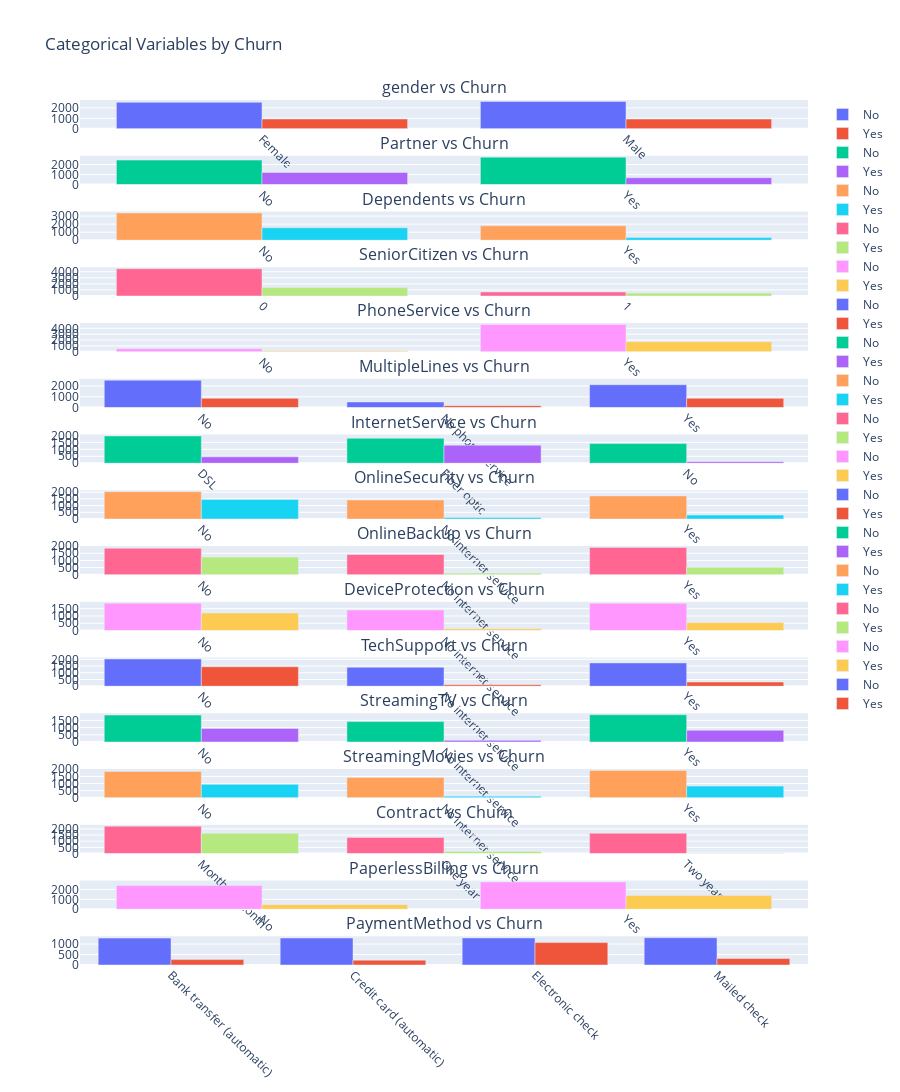

The notebook cell this image was saved under:
### Markdown cell above
Observations

- From the histogram, the churners (1869) were less as compared to the non-churners (5174). Also, there is class imbalance since the majority are the non-churners.

### Code cell
#distriution of categorical variables verses churn
categorical_cols = ['gender','Partner', 'Dependents','SeniorCitizen',
        'PhoneService', 'MultipleLines', 'InternetService',
       'OnlineSecurity', 'OnlineBackup', 'DeviceProtection', 'TechSupport',
       'StreamingTV', 'StreamingMovies', 'Contract', 'PaperlessBilling',
       'PaymentMethod']

target = 'Churn'

fig = make_subplots(rows = len(categorical_cols), cols=1, 
                    subplot_titles=[f"{c} vs {target}" for c in categorical_cols])

for i, col in enumerate(categorical_cols, start=1):
    counts = df.groupby([col, target]).size().unstack(fill_value=0)
    for churn_value in counts.columns:
        fig.add_trace(
            go.Bar(x=counts.index.astype(str), y=counts[churn_value], name=str(churn_value)),
                    row=i, col=1
        )

fig.update_layout(height=300*len(categorical_cols), barmode='group', title_text = 'Categorical Variables by Churn',showlegend=True)
fig.update_xaxes(tickangle=45)
fig.show()
fig.write_image("categorical_vs_churn.png", scale=2)
Image("categorical_vs_churn.png")

### Figure 1 — Plotly figure (JSON) as saved in the notebook; plotly's stock layout.template omitted (floating-point values rounded to 4 significant figures)
{"data": [{"name": "No", "type": "bar", "x": ["Female", "Male"], "xaxis": "x", "y": [2549, 2625], "yaxis": "y"}, {"name": "Yes", "type": "bar", "x": ["Female", "Male"], "xaxis": "x", "y": [939, 930], "yaxis": "y"}, {"name": "No", "type": "bar", "x": ["No", "Yes"], "xaxis": "x2", "y": [2441, 2733], "yaxis": "y2"}, {"name": "Yes", "type": "bar", "x": ["No", "Yes"], "xaxis": "x2", "y": [1200, 669], "yaxis": "y2"}, {"name": "No", "type": "bar", "x": ["No", "Yes"], "xaxis": "x3", "y": [3390, 1784], "yaxis": "y3"}, {"name": "Yes", "type": "bar", "x": ["No", "Yes"], "xaxis": "x3", "y": [1543, 326], "yaxis": "y3"}, {"name": "No", "type": "bar", "x": ["0", "1"], "xaxis": "x4", "y": [4508, 666], "yaxis": "y4"}, {"name": "Yes", "type": "bar", "x": ["0", "1"], "xaxis": "x4", "y": [1393, 476], "yaxis": "y4"}, {"name": "No", "type": "bar", "x": ["No", "Yes"], "xaxis": "x5", "y": [512, 4662], "yaxis": "y5"}, {"name": "Yes", "type": "bar", "x": ["No", "Yes"], "xaxis": "x5", "y": [170, 1699], "yaxis": "y5"}, {"name": "No", "type": "bar", "x": ["No", "No phone service", "Yes"], "xaxis": "x6", "y": [2541, 512, 2121], "yaxis": "y6"}, {"name": "Yes", "type": "bar", "x": ["No", "No phone service", "Yes"], "xaxis": "x6", "y": [849, 170, 850], "yaxis": "y6"}, {"name": "No", "type": "bar", "x": ["DSL", "Fiber optic", "No"], "xaxis": "x7", "y": [1962, 1799, 1413], "yaxis": "y7"}, {"name": "Yes", "type": "bar", "x": ["DSL", "Fiber optic", "No"], "xaxis": "x7", "y": [459, 1297, 113], "yaxis": "y7"}, {"name": "No", "type": "bar", "x": ["No", "No internet service", "Yes"], "xaxis": "x8", "y": [2037, 1413, 1724], "yaxis": "y8"}, {"name": "Yes", "type": "bar", "x": ["No", "No internet service", "Yes"], "xaxis": "x8", "y": [1461, 113, 295], "yaxis": "y8"}, {"name": "No", "type": "bar", "x": ["No", "No internet service", "Yes"], "xaxis": "x9", "y": [1855, 1413, 1906], "yaxis": "y9"}, {"name": "Yes", "type": "bar", "x": ["No", "No internet service", "Yes"], "xaxis": "x9", "y": [1233, 113, 523], "yaxis": "y9"}, {"name": "No", "type": "bar", "x": ["No", "No internet service", "Yes"], "xaxis": "x10", "y": [1884, 1413, 1877], "yaxis": "y10"}, {"name": "Yes", "type": "bar", "x": ["No", "No internet service", "Yes"], "xaxis": "x10", "y": [1211, 113, 545], "yaxis": "y10"}, {"name": "No", "type": "bar", "x": ["No", "No internet service", "Yes"], "xaxis": "x11", "y": [2027, 1413, 1734], "yaxis": "y11"}, {"name": "Yes", "type": "bar", "x": ["No", "No internet service", "Yes"], "xaxis": "x11", "y": [1446, 113, 310], "yaxis": "y11"}, {"name": "No", "type": "bar", "x": ["No", "No internet service", "Yes"], "xaxis": "x12", "y": [1868, 1413, 1893], "yaxis": "y12"}, {"name": "Yes", "type": "bar", "x": ["No", "No internet service", "Yes"], "xaxis": "x12", "y": [942, 113, 814], "yaxis": "y12"}, {"name": "No", "type": "bar", "x": ["No", "No internet service", "Yes"], "xaxis": "x13", "y": [1847, 1413, 1914], "yaxis": "y13"}, {"name": "Yes", "type": "bar", "x": ["No", "No internet service", "Yes"], "xaxis": "x13", "y": [938, 113, 818], "yaxis": "y13"}, {"name": "No", "type": "bar", "x": ["Month-to-month", "One year", "Two year"], "xaxis": "x14", "y": [2220, 1307, 1647], "yaxis": "y14"}, {"name": "Yes", "type": "bar", "x": ["Month-to-month", "One year", "Two year"], "xaxis": "x14", "y": [1655, 166, 48], "yaxis": "y14"}, {"name": "No", "type": "bar", "x": ["No", "Yes"], "xaxis": "x15", "y": [2403, 2771], "yaxis": "y15"}, {"name": "Yes", "type": "bar", "x": ["No", "Yes"], "xaxis": "x15", "y": [469, 1400], "yaxis": "y15"}, {"name": "No", "type": "bar", "x": ["Bank transfer (automatic)", "Credit card (automatic)", "Electronic check", "Mailed check"], "xaxis": "x16", "y": [1286, 1290, 1294, 1304], "yaxis": "y16"}, {"name": "Yes", "type": "bar", "x": ["Bank transfer (automatic)", "Credit card (automatic)", "Electronic check", "Mailed check"], "xaxis": "x16", "y": [258, 232, 1071, 308], "yaxis": "y16"}], "layout": {"annotations": [{"font": {"size": 16}, "showarrow": false, "text": "gender vs Churn", "x": 0.5, "xanchor": "center", "xref": "paper", "y": 1, "yanchor": "bottom", "yref": "paper"}, {"font": {"size": 16}, "showarrow": false, "text": "Partner vs Churn", "x": 0.5, "xanchor": "center", "xref": "paper", "y": 0.9355, "yanchor": "bottom", "yref": "paper"}, {"font": {"size": 16}, "showarrow": false, "text": "Dependents vs Churn", "x": 0.5, "xanchor": "center", "xref": "paper", "y": 0.8711, "yanchor": "bottom", "yref": "paper"}, {"font": {"size": 16}, "showarrow": false, "text": "SeniorCitizen vs Churn", "x": 0.5, "xanchor": "center", "xref": "paper", "y": 0.8066, "yanchor": "bottom", "yref": "paper"}, {"font": {"size": 16}, "showarrow": false, "text": "PhoneService vs Churn", "x": 0.5, "xanchor": "center", "xref": "paper", "y": 0.7422, "yanchor": "bottom", "yref": "paper"}, {"font": {"size": 16}, "showarrow": false, "text": "MultipleLines vs Churn", "x": 0.5, "xanchor": "center", "xref": "paper", "y": 0.6777, "yanchor": "bottom", "yref": "paper"}, {"font": {"size": 16}, "showarrow": false, "text": "InternetService vs Churn", "x": 0.5, "xanchor": "center", "xref": "paper", "y": 0.6133, "yanchor": "bottom", "yref": "paper"}, {"font": {"size": 16}, "showarrow": false, "text": "OnlineSecurity vs Churn", "x": 0.5, "xanchor": "center", "xref": "paper", "y": 0.5488, "yanchor": "bottom", "yref": "paper"}, {"font": {"size": 16}, "showarrow": false, "text": "OnlineBackup vs Churn", "x": 0.5, "xanchor": "center", "xref": "paper", "y": 0.4844, "yanchor": "bottom", "yref": "paper"}, {"font": {"size": 16}, "showarrow": false, "text": "DeviceProtection vs Churn", "x": 0.5, "xanchor": "center", "xref": "paper", "y": 0.4199, "yanchor": "bottom", "yref": "paper"}, {"font": {"size": 16}, "showarrow": false, "text": "TechSupport vs Churn", "x": 0.5, "xanchor": "center", "xref": "paper", "y": 0.3555, "yanchor": "bottom", "yref": "paper"}, {"font": {"size": 16}, "showarrow": false, "text": "StreamingTV vs Churn", "x": 0.5, "xanchor": "center", "xref": "paper", "y": 0.291, "yanchor": "bottom", "yref": "paper"}, {"font": {"size": 16}, "showarrow": false, "text": "StreamingMovies vs Churn", "x": 0.5, "xanchor": "center", "xref": "paper", "y": 0.2266, "yanchor": "bottom", "yref": "paper"}, {"font": {"size": 16}, "showarrow": false, "text": "Contract vs Churn", "x": 0.5, "xanchor": "center", "xref": "paper", "y": 0.1621, "yanchor": "bottom", "yref": "paper"}, {"font": {"size": 16}, "showarrow": false, "text": "PaperlessBilling vs Churn", "x": 0.5, "xanchor": "center", "xref": "paper", "y": 0.09766, "yanchor": "bottom", "yref": "paper"}, {"font": {"size": 16}, "showarrow": false, "text": "PaymentMethod vs Churn", "x": 0.5, "xanchor": "center", "xref": "paper", "y": 0.0332, "yanchor": "bottom", "yref": "paper"}], "barmode": "group", "height": 4800, "showlegend": true, "title": {"text": "Categorical Variables by Churn"}, "xaxis": {"anchor": "y", "domain": [0, 1], "tickangle": 45}, "xaxis10": {"anchor": "y10", "domain": [0, 1], "tickangle": 45}, "xaxis11": {"anchor": "y11", "domain": [0, 1], "tickangle": 45}, "xaxis12": {"anchor": "y12", "domain": [0, 1], "tickangle": 45}, "xaxis13": {"anchor": "y13", "domain": [0, 1], "tickangle": 45}, "xaxis14": {"anchor": "y14", "domain": [0, 1], "tickangle": 45}, "xaxis15": {"anchor": "y15", "domain": [0, 1], "tickangle": 45}, "xaxis16": {"anchor": "y16", "domain": [0, 1], "tickangle": 45}, "xaxis2": {"anchor": "y2", "domain": [0, 1], "tickangle": 45}, "xaxis3": {"anchor": "y3", "domain": [0, 1], "tickangle": 45}, "xaxis4": {"anchor": "y4", "domain": [0, 1], "tickangle": 45}, "xaxis5": {"anchor": "y5", "domain": [0, 1], "tickangle": 45}, "xaxis6": {"anchor": "y6", "domain": [0, 1], "tickangle": 45}, "xaxis7": {"anchor": "y7", "domain": [0, 1], "tickangle": 45}, "xaxis8": {"anchor": "y8", "domain": [0, 1], "tickangle": 45}, "xaxis9": {"anchor": "y9", "domain": [0, 1], "tickangle": 45}, "yaxis": {"anchor": "x", "domain": [0.9668, 1]}, "yaxis10": {"anchor": "x10", "domain": [0.3867, 0.4199]}, "yaxis11": {"anchor": "x11", "domain": [0.3223, 0.3555]}, "yaxis12": {"anchor": "x12", "domain": [0.2578, 0.291]}, "yaxis13": {"anchor": "x13", "domain": [0.1934, 0.2266]}, "yaxis14": {"anchor": "x14", "domain": [0.1289, 0.1621]}, "yaxis15": {"anchor": "x15", "domain": [0.06445, 0.09766]}, "yaxis16": {"anchor": "x16", "domain": [0, 0.0332]}, "yaxis2": {"anchor": "x2", "domain": [0.9023, 0.9355]}, "yaxis3": {"anchor": "x3", "domain": [0.8379, 0.8711]}, "yaxis4": {"anchor": "x4", "domain": [0.7734, 0.8066]}, "yaxis5": {"anchor": "x5", "domain": [0.709, 0.7422]}, "yaxis6": {"anchor": "x6", "domain": [0.6445, 0.6777]}, "yaxis7": {"anchor": "x7", "domain": [0.5801, 0.6133]}, "yaxis8": {"anchor": "x8", "domain": [0.5156, 0.5488]}, "yaxis9": {"anchor": "x9", "domain": [0.4512, 0.4844]}}}
